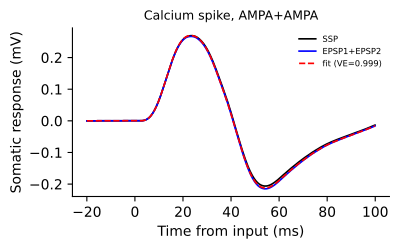

Python code for this plot:
import csv
import os
from itertools import zip_longest
from pathlib import Path

import matplotlib.pyplot as plt
import numpy as np

ROOT = Path(__file__).resolve().parents[3]
DATA = ROOT / "nc_final_data" / "FigureS2" / "FigureS2_abc"
SOURCE = ROOT / "nc_final_source_data" / "FigureS2" / "FigureS2_abc"
PANELS = ['b1']
EVENTS = {"a": "Dendritic spike", "b": "Calcium spike", "c": "Plateau"}
PAIRS = {"1": "AMPA+AMPA", "2": "AMPA+NMDA", "3": "NMDA+NMDA"}


def calculate(panel):
    curves = np.load(DATA / ("FigureS2_" + panel) / "curves.npy", allow_pickle=False)
    if curves.ndim != 2 or curves.shape[1] != 4 or not np.isfinite(curves).all():
        raise ValueError("Unexpected plotted curve data")
    time, observed, linear, fit = (np.ascontiguousarray(curves[:, i]) for i in range(4))
    total = float(np.sum((observed - np.mean(observed)) ** 2))
    if total <= 0:
        raise ValueError("Degenerate response variance")
    error = observed - fit
    r2 = float(1.0 - np.sum(error * error) / total)
    result = {"time_ms": time, "ssp_mv": observed, "sum_mv": linear, "fit_mv": fit, "r2": r2}
    output = SOURCE / ("FigureS2_" + panel)
    columns = ("time_ms", "SSP_mV", "EPSP1_plus_EPSP2_mV", "fit_mV")
    write_columns(output / ("FigureS2_" + panel + ".csv"), columns, (time, observed, linear, fit))
    return result


def draw(ax, panel, result):
    time = result["time_ms"]
    ax.plot(time, result["ssp_mv"], color="black", lw=1.2, label="SSP")
    ax.plot(time, result["sum_mv"], color="blue", lw=1.2, label="EPSP1+EPSP2")
    ax.plot(time, result["fit_mv"], color="red", ls="--", lw=1.2, label=f"fit (VE={float(result['r2']):.3f})")
    ax.set_title(EVENTS[panel[0]] + ", " + PAIRS[panel[1]], fontsize=9)
    ax.set_xlabel("Time from input (ms)")
    ax.set_ylabel("Somatic response (mV)")
    ax.legend(frameon=False, fontsize=6)
    ax.spines["top"].set_visible(False)
    ax.spines["right"].set_visible(False)




def write_columns(path, columns, arrays):
    values = [np.asarray(value) for value in arrays]
    if any(value.ndim != 1 for value in values) or len(columns) != len(values):
        raise ValueError("Unexpected source data shape")
    values = [value.astype(np.float64) if value.dtype == np.float32 else value for value in values]
    path.parent.mkdir(parents=True, exist_ok=True)
    temporary = path.with_name(f".{path.name}.{os.getpid()}.tmp")
    try:
        with temporary.open("w", encoding="utf-8", newline="") as stream:
            writer = csv.writer(stream)
            writer.writerow(columns)
            writer.writerows(zip_longest(*values, fillvalue=""))
        os.replace(temporary, path)
    finally:
        if temporary.exists():
            temporary.unlink()


def main():
    if len(PANELS) == 1:
        fig, ax = plt.subplots(figsize=(4.1, 2.6))
        draw(ax, PANELS[0], calculate(PANELS[0]))
    else:
        fig, axes = plt.subplots(3, 3, figsize=(12.4, 7.6))
        for i, panel in enumerate(PANELS):
            draw(axes.flat[i], panel, calculate(panel))
        for y, label in zip((0.965, 0.635, 0.305), ("a", "b", "c")):
            fig.text(0.005, y, label, fontsize=14, fontweight="bold")
    fig.tight_layout()
    fig.savefig(Path(__file__).with_suffix(".pdf"), bbox_inches="tight")
    plt.close(fig)


if __name__ == "__main__":
    main()
